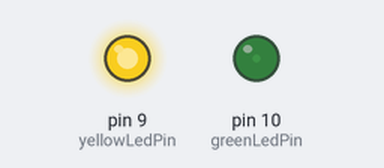
A sketch run on a simulated Arduino Uno, built with avr-gcc and run on an emulated ATmega328P. On the bench: output pins drawn as LEDs (lit = HIGH).

Above: at 0.15 s.
At 0.75 s:
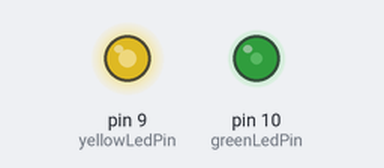
At 1.35 s:
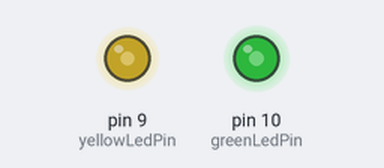
At 2.6 s:
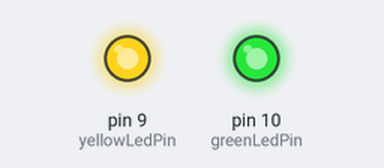
Timing chart, 0 to 4.1 s (numbered marks = the images above):
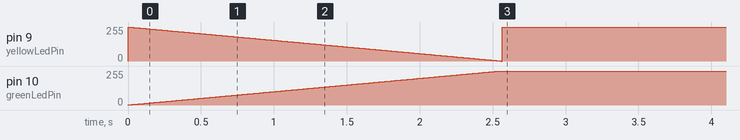

Measured:
- by itself, pin 9 (yellowLedPin): ramps from 255/255 to 0/255 and jumps back, once every 2.6 s
- by itself, pin 10 (greenLedPin): moves from 0/255 to 255/255 over 2.5 s

The sketch:

opdracht4_c.ino
```cpp
int greenLedPin = 10;
int yellowLedPin = 9;
int rood=0;
int geel=256;

void setup() {
 pinMode(greenLedPin, OUTPUT);
 pinMode(yellowLedPin, OUTPUT);
}
void loop() {
  rood++;
  geel--;

 analogWrite(greenLedPin, rood);
 analogWrite(yellowLedPin, geel);
 delay(10);
 }
```
